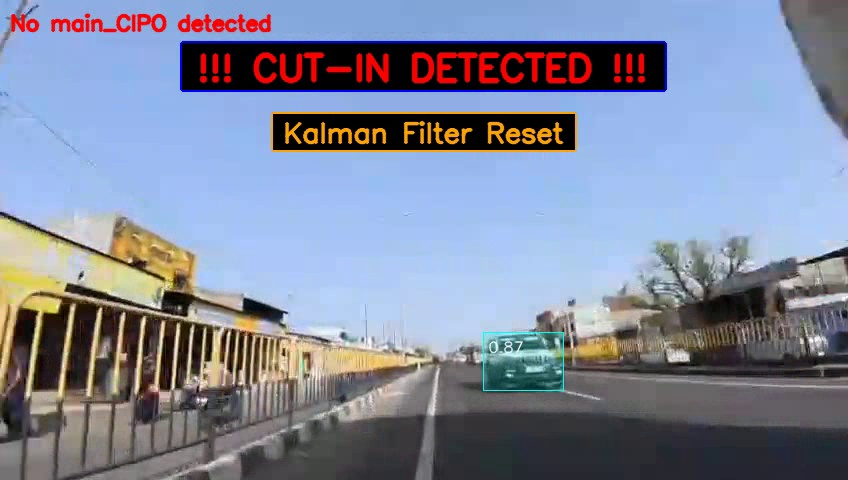
#> input picture VisionPilot/software_defined_vehicle/OpenADKit/Test/frame_50.jpg, 848 x 480 px
$ python road_boundary_fit.py
#> lines starting #> are read from the running program, lines starting #| are printed output that depends on the picture; after the words box and inside, x2 and y2 are one past the last pixel; in counts of white or black regions, pixels touching at a corner belong together
import cv2
import numpy as np

img = cv2.imread("frame_50.jpg")
#> img is the input picture: shape (480, 848, 3); mean B, G, R 155.9, 135.6, 128.3

sx = 848 / 160
sy = 480 / 80

# LEFT ROAD BOUNDARY (Lane 0)
lane0 = np.array([
    (73,66),(72,67),(71,68),(68,69),(66,70),
    (61,71),(58,72),(56,73),(57,74),(55,75),
    (53,76),(49,77),(46,78),(45,79)
], dtype=np.float32)

lane0[:,0] *= sx
lane0[:,1] *= sy

# MANUAL RIGHT ROAD BOUNDARY
right_boundary = np.array([
    (840,387),
    (818,385),
    (794,384),
    (769,383),
    (750,383),
    (728,380),
    (699,380),
    (667,379),
    (637,376),
    (612,377),
    (592,372),
    (571,374)
], dtype=np.float32)

# Draw raw points
for x,y in lane0:
    cv2.circle(img,(int(x),int(y)),5,(0,255,0),-1)
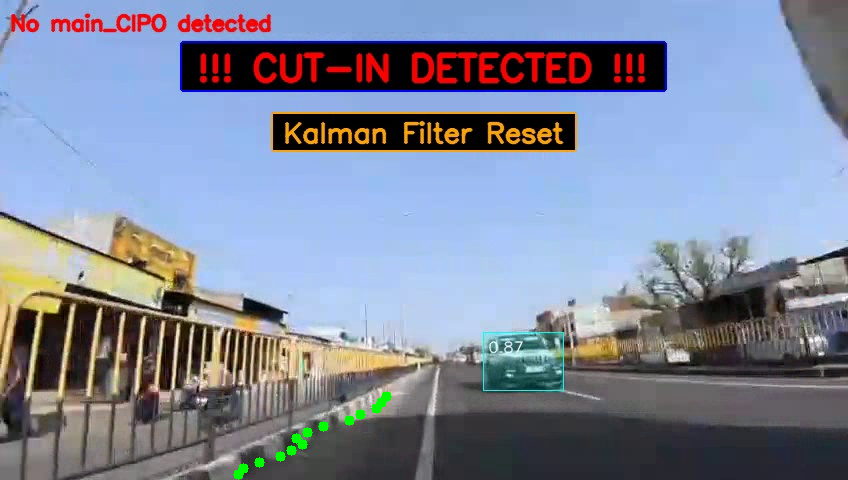
#> img: shape (480, 848, 3); 0.27% of pixels changed, all inside (x1, y1, x2, y2) = (233, 391, 392, 480)

for x,y in right_boundary:
    cv2.circle(img,(int(x),int(y)),5,(0,0,255),-1)
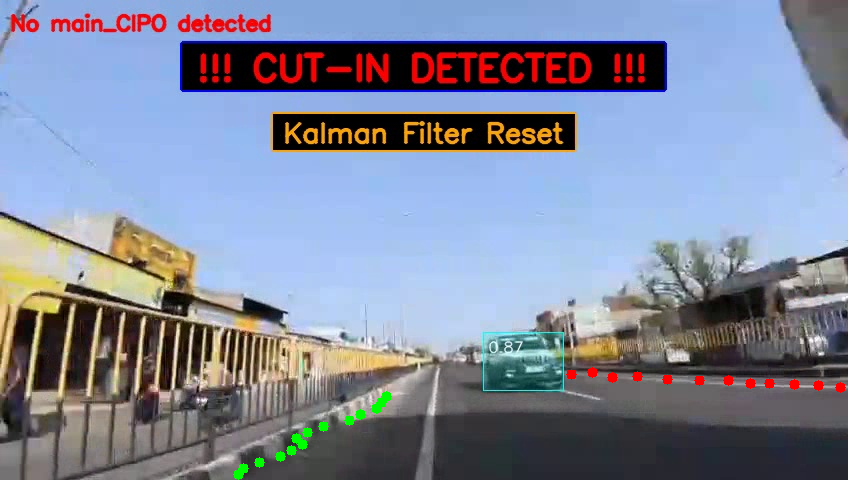
#> img: shape (480, 848, 3); 0.24% of pixels changed, all inside (x1, y1, x2, y2) = (566, 367, 846, 393)

# Fit left boundary
m0, c0 = np.polyfit(
    lane0[:,1],
    lane0[:,0],
    1
)

# Fit right boundary
m1, c1 = np.polyfit(
    right_boundary[:,1],
    right_boundary[:,0],
    1
)

# Vanishing Point
vp_y = (c1 - c0) / (m0 - m1)
vp_x = m0 * vp_y + c0

print("\nVanishing Point:")
print(int(vp_x), int(vp_y))

# Draw fitted lines
y_bottom = 479
y_top = max(0, int(vp_y))

# Left line
x0_bottom = int(m0 * y_bottom + c0)
x0_top = int(m0 * y_top + c0)

# Right line
x1_bottom = int(m1 * y_bottom + c1)
x1_top = int(m1 * y_top + c1)

cv2.line(
    img,
    (x0_bottom, y_bottom),
    (x0_top, y_top),
    (0,255,0),
    4
)

cv2.line(
    img,
    (x1_bottom, y_bottom),
    (x1_top, y_top),
    (0,0,255),
    4
)

# Draw VP
cv2.circle(
    img,
    (int(vp_x), int(vp_y)),
    10,
    (0,255,255),
    -1
)

# Generate automatic road ROI
left_bottom  = (x0_bottom, y_bottom)
right_bottom = (x1_bottom, y_bottom)

left_top  = (x0_top, y_top)
right_top = (x1_top, y_top)

pts = np.array([
    left_bottom,
    right_bottom,
    right_top,
    left_top
], np.int32)

cv2.polylines(
    img,
    [pts],
    True,
    (255,255,0),
    3
)
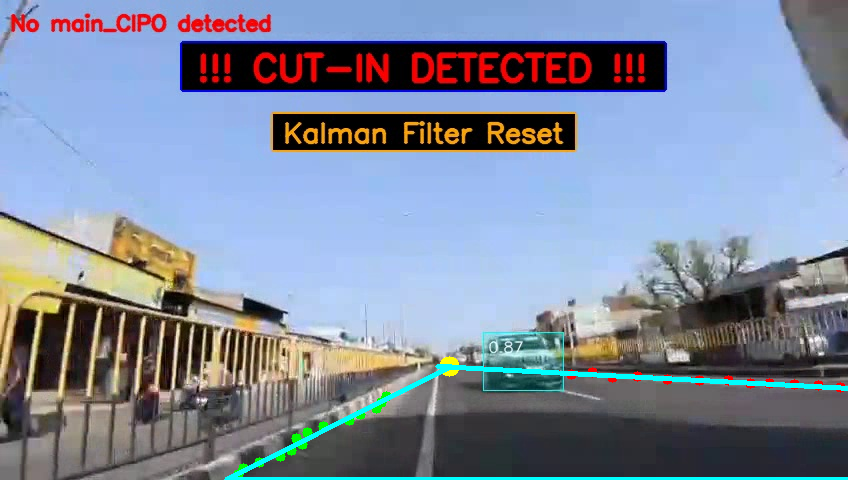
#> img: shape (480, 848, 3); mean B, G, R 157.6, 137.8, 127.2

print("\nROI Points:")
print("Left Bottom :", left_bottom)
print("Right Bottom:", right_bottom)
print("Right Top   :", right_top)
print("Left Top    :", left_top)

cv2.imshow("Road ROI", img)
cv2.waitKey(0)
cv2.destroyAllWindows()

$ run again, with VisionPilot/software_defined_vehicle/OpenADKit/Test/frame_150.jpg copied over VisionPilot/software_defined_vehicle/OpenADKit/Test/frame_50.jpg
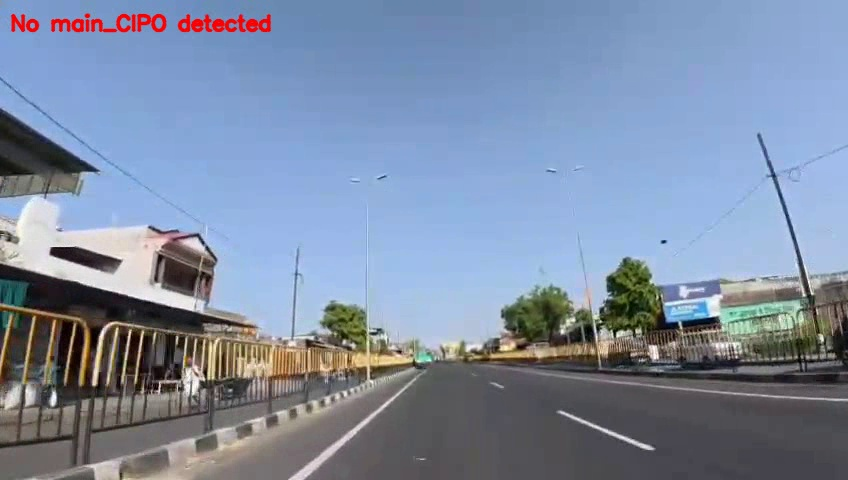
#> input picture VisionPilot/software_defined_vehicle/OpenADKit/Test/frame_150.jpg, 848 x 480 px
#> img is the input picture: shape (480, 848, 3); mean B, G, R 163.2, 140.1, 126
#> after the loop `for x,y in right_boundary:`:
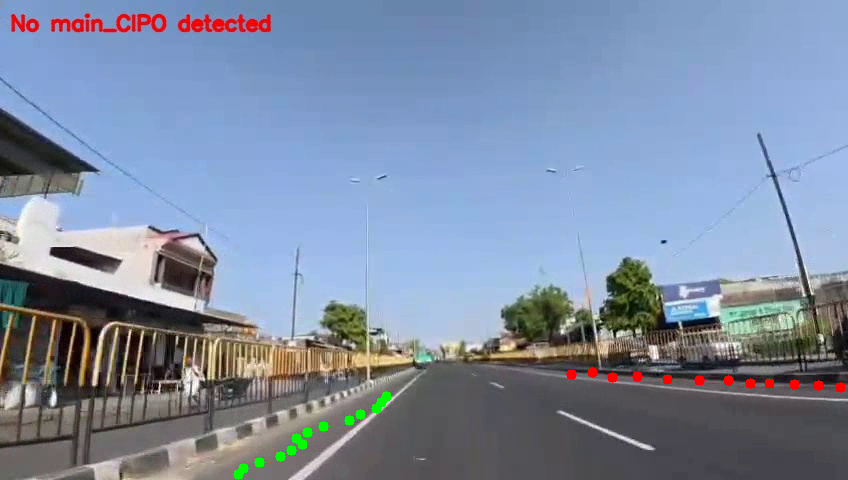
#> img: shape (480, 848, 3); mean B, G, R 162.7, 140.3, 126.1
#> `cv2.polylines( img, [pts], True, (255,255,0), 3 )`:
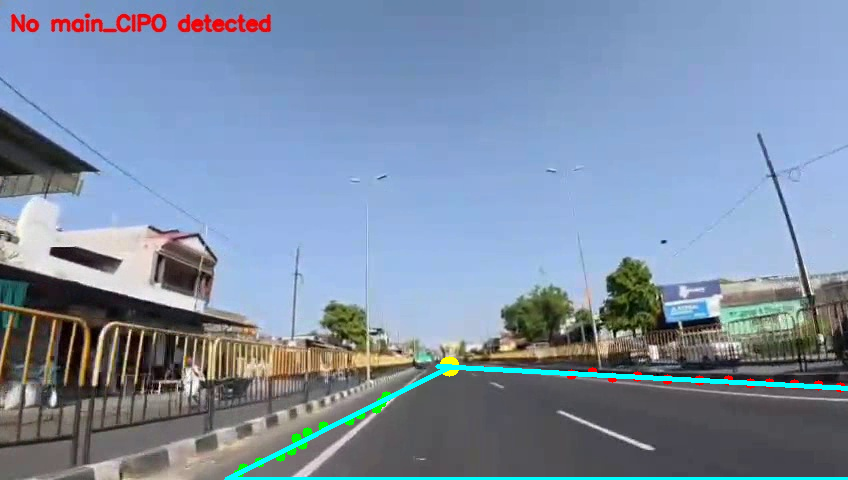
#> img: shape (480, 848, 3); mean B, G, R 165, 142.3, 124.9

$ run again, with VisionPilot/software_defined_vehicle/OpenADKit/Test/frame_250.jpg copied over VisionPilot/software_defined_vehicle/OpenADKit/Test/frame_50.jpg
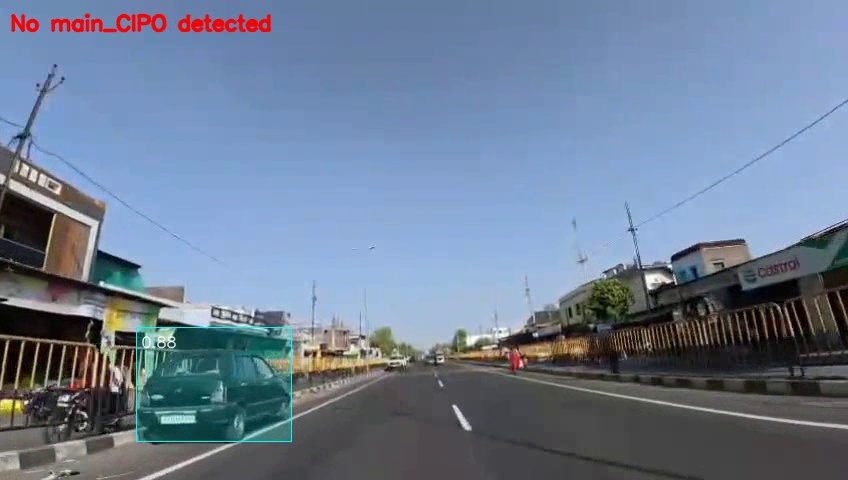
#> input picture VisionPilot/software_defined_vehicle/OpenADKit/Test/frame_250.jpg, 848 x 480 px
#> img is the input picture: shape (480, 848, 3); mean B, G, R 148.2, 125.7, 109.5
#> after the loop `for x,y in right_boundary:`:
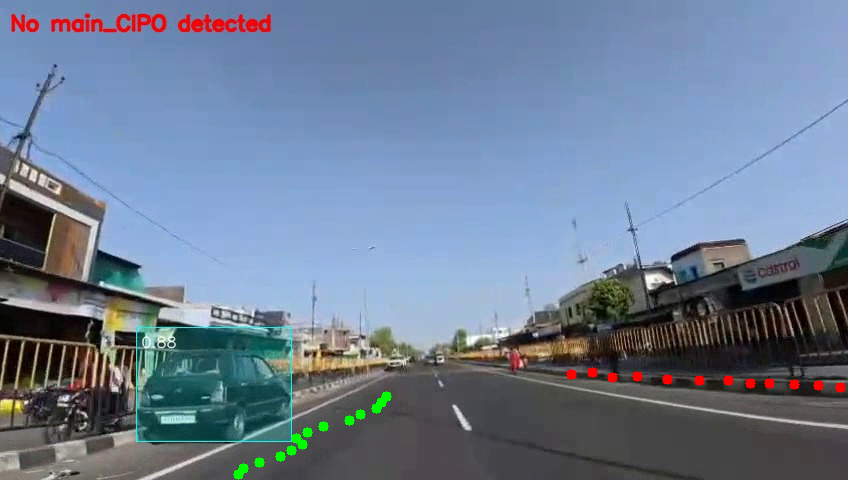
#> img: shape (480, 848, 3); mean B, G, R 147.9, 126.1, 109.7
#> `cv2.polylines( img, [pts], True, (255,255,0), 3 )`:
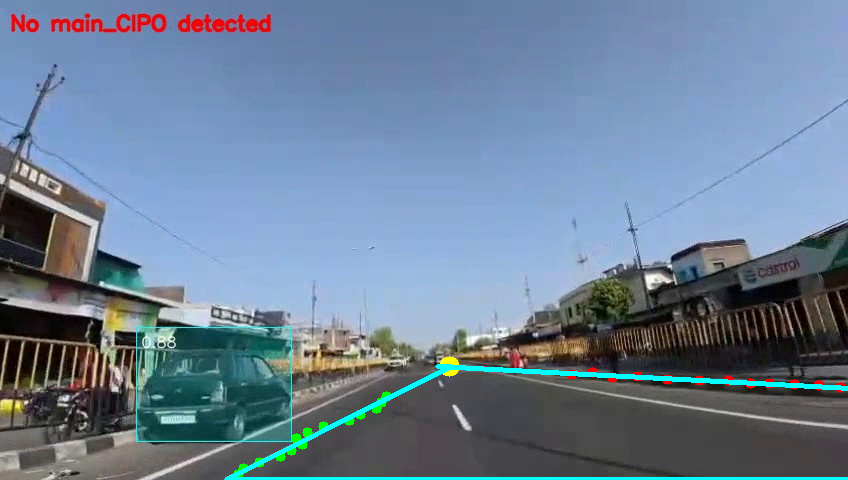
#> img: shape (480, 848, 3); mean B, G, R 150.3, 128.4, 108.7

$ run again, with VisionPilot/software_defined_vehicle/OpenADKit/Test/CIPO.jpg copied over VisionPilot/software_defined_vehicle/OpenADKit/Test/frame_50.jpg
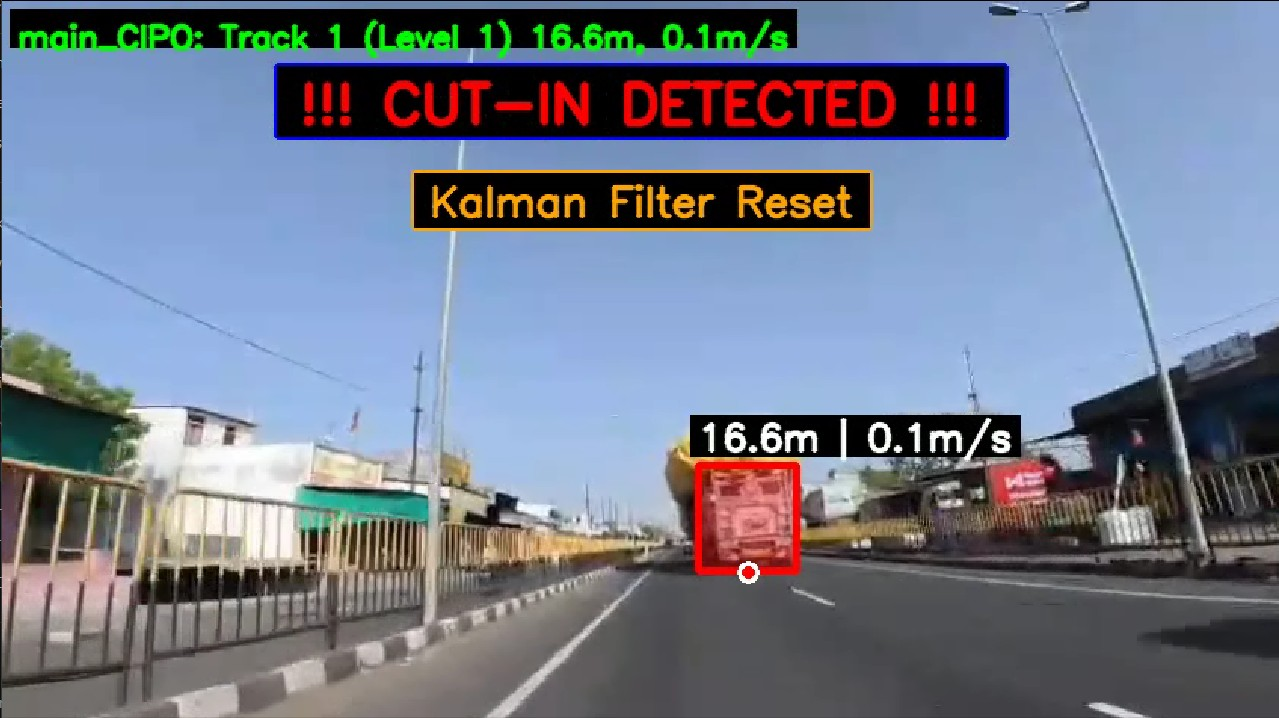
#> input picture VisionPilot/software_defined_vehicle/OpenADKit/Test/CIPO.jpg, 1279 x 718 px
#> img is the input picture: shape (718, 1279, 3); mean B, G, R 139.7, 122.9, 114.5
#> after the loop `for x,y in right_boundary:`:
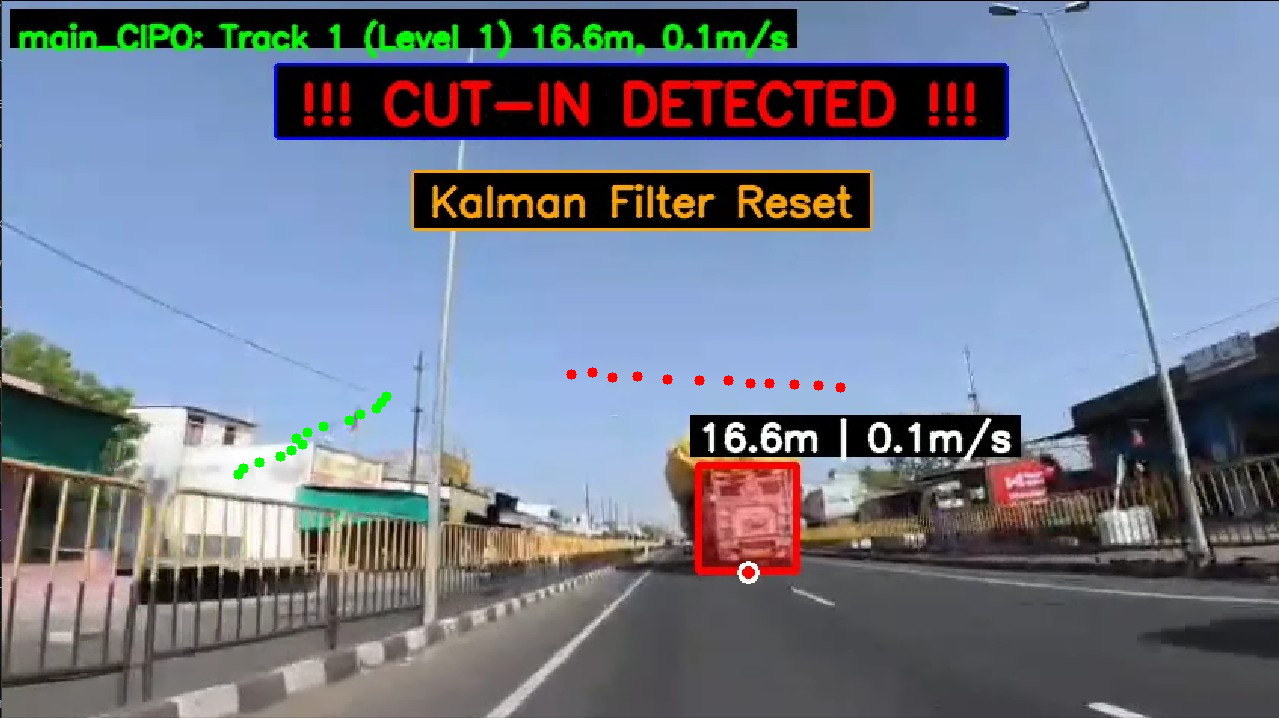
#> img: shape (718, 1279, 3); mean B, G, R 139.2, 122.7, 114.3
#> `cv2.polylines( img, [pts], True, (255,255,0), 3 )`:
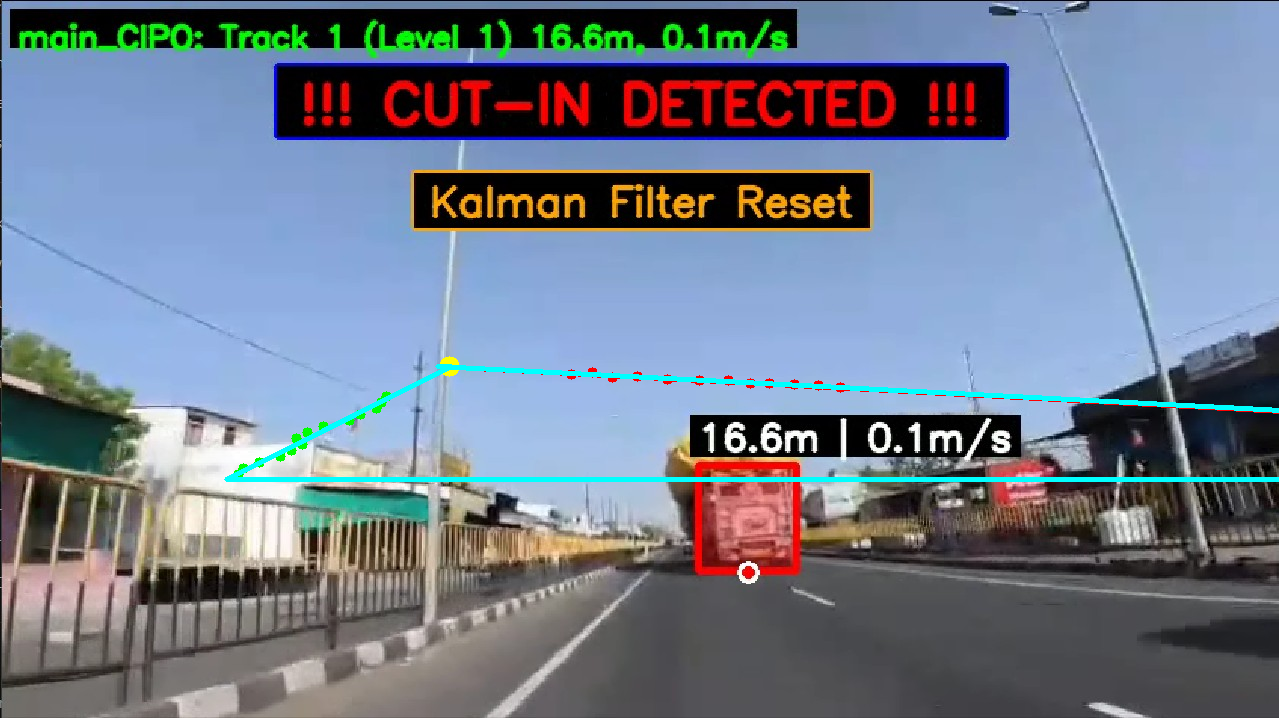
#> img: shape (718, 1279, 3); mean B, G, R 140.4, 124.1, 112.8
